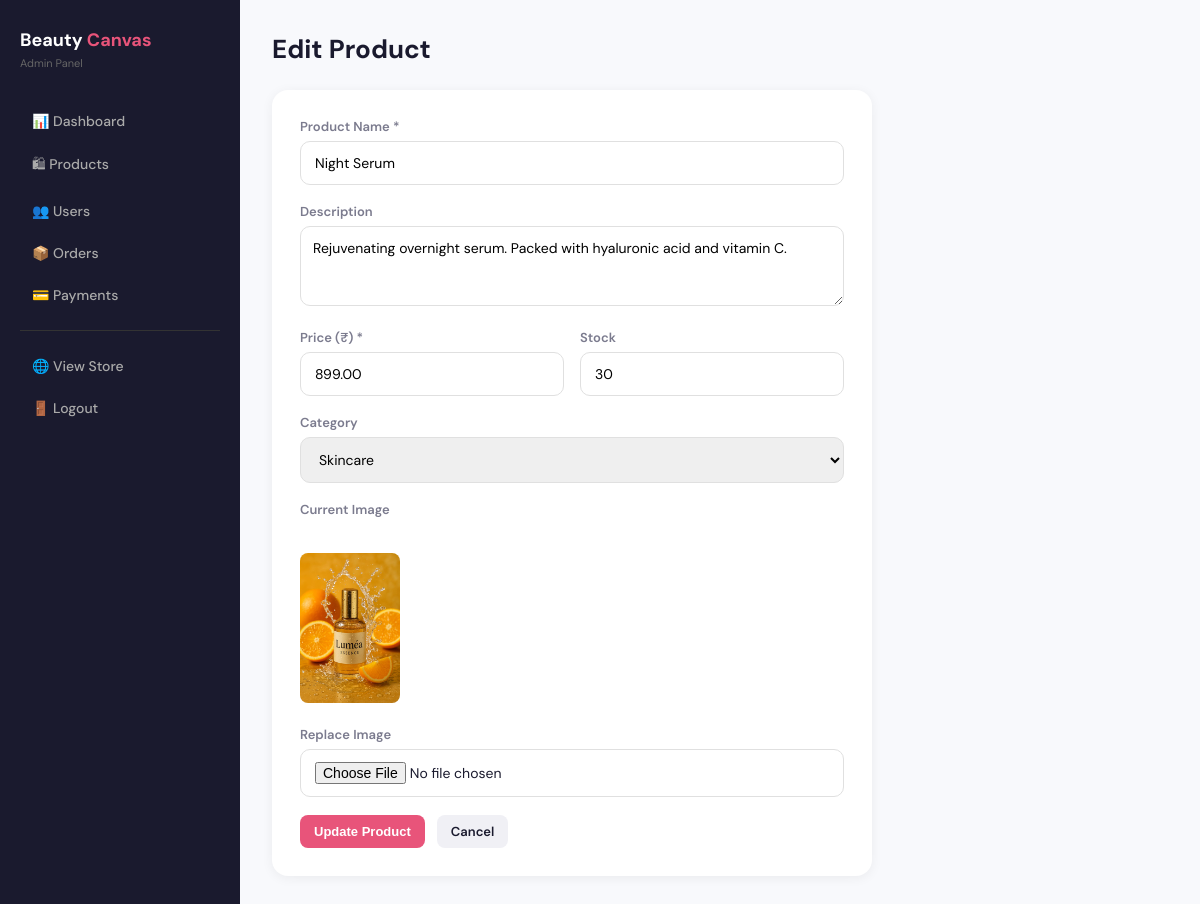
The app's page /admin/products/edit.php?id=2 (signed in) with its own data.
### tables this page shows
CREATE TABLE `products` (
  `id` int NOT NULL AUTO_INCREMENT,
  `name` varchar(200) NOT NULL,
  `description` text,
  `price` decimal(10,2) NOT NULL DEFAULT '0.00',
  `image` varchar(255) DEFAULT NULL,
  `category` varchar(100) DEFAULT 'General',
  `stock` int NOT NULL DEFAULT '0',
  `created_at` timestamp NOT NULL DEFAULT CURRENT_TIMESTAMP,
  PRIMARY KEY (`id`)
);

### admin/products/edit.php (the view, shortened to what this page needs)
<?php
include '../../config/db.php';
include '../includes/header.php';
$id = (int)($_GET['id'] ?? 0);
$p = mysqli_fetch_assoc(mysqli_query($conn,"SELECT * FROM products WHERE id=$id"));
?>
<?php include '../includes/sidebar.php'; ?>
<div class="main">
    <h1>Edit Product</h1>
    <div class="page-card" style="max-width:600px">
        <form method="POST" enctype="multipart/form-data">
            <div class="form-group"><label>Product Name *</label><input type="text" name="name" value="<?=htmlspecialchars($p['name'])?>" required></div>
            <div class="form-group"><label>Description</label><textarea name="description" rows="3" style="width:100%;padding:12px;border:1.5px solid #e0e0e0;border-radius:10px;font-family:inherit;resize:vertical"><?=htmlspecialchars($p['description']??'')?></textarea></div>
            <div style="display:grid;grid-template-columns:1fr 1fr;gap:16px">
                <div class="form-group"><label>Price (₹) *</label><input type="number" name="price" value="<?=htmlspecialchars($p['price'])?>" min="0" step="0.01" required></div>
                <div class="form-group"><label>Stock</label><input type="number" name="stock" value="<?=(int)($p['stock']??0)?>" min="0"></div>
            </div>
            <div class="form-group"><label>Category</label>
                <select name="category">
                    <?php foreach(['Lips','Skincare','Fragrance','Eyes','Nails','General'] as $cat): ?>
                    <option <?=$cat===($p['category']??'')?'selected':''?>><?=$cat?></option>
                    <?php endforeach; ?>
                </select>
            </div>
            <?php if($p['image']): ?>
            <div class="form-group"><label>Current Image</label><br><img src="../../assets/images/<?=htmlspecialchars($p['image'])?>" width="100" style="border-radius:8px;margin-top:8px" onerror="this.style.display='none'"></div>
            <?php endif; ?>
            <div class="form-group"><label>Replace Image</label><input type="file" name="image" accept="image/*"></div>
            <div style="display:flex;gap:12px">
                <button type="submit" name="update" class="btn btn-primary">Update Product</button>
                <a href="list.php" class="btn" style="background:#f0f0f5;color:var(--text)">Cancel</a>
            </div>
        </form>
    </div>
</div>
<?php include '../includes/footer.php'; ?>

### admin/includes/header.php (style rules this page uses)
:root { --rose:#e8547a;--rose-dark:#c93560;--sidebar:#1a1a2e;--text:#1a1a2e;--muted:#7b7b8e;--bg:#f8f9fc }
* { margin:0;padding:0;box-sizing:border-box }
body { font-family:'DM Sans',sans-serif;background:var(--bg);color:var(--text) }
.main { flex:1;padding:32px;overflow-x:auto }
.main h1 { font-size:26px;font-weight:700;color:var(--text);margin-bottom:24px }
.page-card { background:#fff;border-radius:16px;padding:28px;box-shadow:0 2px 12px rgba(0,0,0,.06) }
.btn { display:inline-flex;align-items:center;gap:6px;padding:8px 14px;border-radius:8px;text-decoration:none;font-size:13px;font-weight:600;transition:all .2s;border:none;cursor:pointer }
.btn-primary { background:var(--rose);color:white }
.form-group { margin-bottom:18px }
.form-group label { display:block;font-size:13px;font-weight:600;color:var(--muted);margin-bottom:6px }
.form-group input,.form-group select,.form-group textarea { width:100%;padding:12px 14px;border:1.5px solid #e0e0e0;border-radius:10px;font-size:14px;font-family:inherit;outline:none;transition:border .2s }

### records on screen
products: name "Night Serum", description "Rejuvenating overnight serum. Packed with hyaluronic acid and vitamin C.", price "899.00", stock "30", category "Skincare", image (picture)
